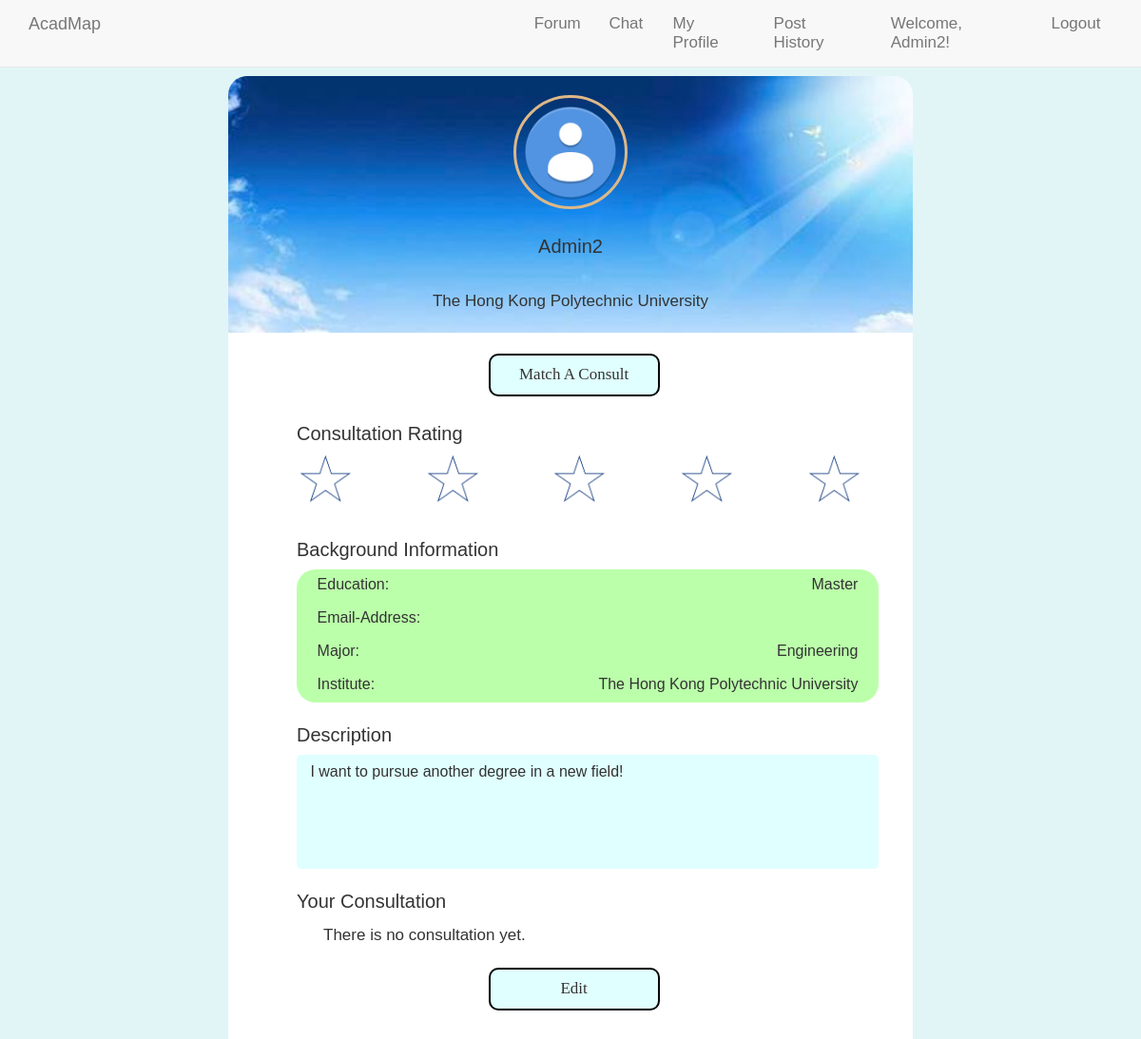
The app's page /forum_related/myprofile.php (signed in) with its own data.
### tables this page shows
CREATE TABLE `user_profile` (
  `user_id` int(8) UNSIGNED NOT NULL,
  `username` varchar(16) NOT NULL,
  `personal_picture` varchar(200) DEFAULT NULL,
  `education_level` varchar(64) NOT NULL,
  `personal_description` text NOT NULL,
  `major` varchar(120) NOT NULL,
  `user_level` varchar(15) NOT NULL DEFAULT 'member',
  `institute` varchar(40) DEFAULT NULL,
  `consult_rating` double NOT NULL DEFAULT 0,
  `cvv` int(3) DEFAULT NULL,
  `expire_yr` int(4) DEFAULT NULL,
  `expire_mth` int(2) DEFAULT NULL,
  `cardnumber` varchar(17) DEFAULT NULL,
  `cardname` varchar(20) DEFAULT NULL
);

### forum_related/myprofile.php (the view, shortened to what this page needs)
<!DOCTYPE html>
<html>
<head>
  <link rel="stylesheet" href="../css/bootstrap.min.css">
  <link rel="stylesheet" href="../css/main.css">
    <link rel="stylesheet" href="../css/post.css">
  <link rel="stylesheet" href="../css/profile.css">
	</head>
	<body>
		<div style="background-color: #e1f5f7">
		<div class="space1"></div>
		<?php
			include("../navbar.php");
			$uid = $_SESSION['user_id'];
			$servername = "localhost";
			$username = "root";
			$password = "";
			$conn = new mysqli($servername, $username, $password, 'AcadMap');
			$commentsql = "SELECT * FROM user_profile WHERE user_id=$uid";
			$commentResult = mysqli_query($conn,$commentsql);
			$Commentinfo = mysqli_fetch_array($commentResult);
			echo "<div class='top1'><div class='circle1'></div>
				<div class='username1'>".$Commentinfo['username']."</div>
				<div class='institute1'>".$Commentinfo['institute']."</div>
				</div>";
		?>
		<div class="content1">
			<button class="consult1" type="button" onclick="window.location.href='matching.php'">Match A Consult</button>
			<div class="rank1">
				Consultation Rating
			</div>
			<?php
				$starsql = "SELECT AVG(score) AS maxs FROM consultation_comment WHERE user_id=$uid";
				$starResult = mysqli_query($conn,$starsql);
				$starinfo = mysqli_fetch_array($starResult);
				if($starinfo['maxs']>4){
					echo '<div class="ratings11"></div>
					<div class="ratings11 ratings2"></div>
					<div class="ratings11 ratings3"></div>
					<div class="ratings11 ratings4"></div>
					<div class="ratings11 ratings5"></div>';
				}
				else if($starinfo['maxs']>3){
					echo '<div class="ratings11"></div>
					<div class="ratings11 ratings2"></div>
					<div class="ratings11 ratings3"></div>
					<div class="ratings11 ratings4"></div>
					<div class="rating11 rating5"></div>';
				}
				else if($starinfo['maxs']>2){
					echo '<div class="ratings11"></div>
					<div class="ratings11 ratings2"></div>
					<div class="ratings11 ratings3"></div>
					<div class="rating11 rating4"></div>
					<div class="rating11 rating5"></div>';
				}
				else if($starinfo['maxs']>1){
					echo '<div class="ratings11"></div>
					<div class="ratings11 ratings2"></div>
					<div class="rating11 rating4"></div>
					<div class="rating11 rating4"></div>
					<div class="rating11 rating5"></div>';
				}
				else if($starinfo['maxs']>0){
					echo '<div class="ratings11"></div>
					<div class="rating11 rating4"></div>
					<div class="rating11 rating4"></div>
					<div class="rating11 rating4"></div>
					<div class="rating11 rating5"></div>';
				}
				else{
					echo '<div class="rating11"></div>
					<div class="rating11 rating4"></div>
					<div class="rating11 rating4"></div>
					<div class="rating11 rating4"></div>
					<div class="rating11 rating5"></div>';
				}
			?>
			<div class="bac-info1">
					Background Information
				</div>
				<?php
					$sql = "SELECT * FROM user WHERE user_id=$uid";
					$Result = mysqli_query($conn,$sql);
					$info = mysqli_fetch_array($Result);
					echo '<div class="status1" >
							Education:<div class="education1">'.$Commentinfo['education_level'].'</div>
						</div>
						<div class="email2" >Email-Address:
							<div class="email1">'.$info['email_address'].'</div>
						</div>
						<div class="major2" >Major:
							<div class="major1">'.$Commentinfo['major'].'</div>
						</div>
						<div class="user_status1">Institute:
							<div class="user_status2">'.$Commentinfo['institute'].'</div>
						</div>';
				?>
			<div class="des1">Description</div>
			<div rows="3" cols="10" class="description1">
			<?php
					echo $Commentinfo['personal_description'];
			?>
			</div>
			<div class="con1">
				Your Consultation
			</div>
			<?php
				$sql = "SELECT * FROM consultation_comment WHERE user_id=$uid";
				$Result = mysqli_query($conn,$sql);
				$col = mysqli_num_rows($Result);
				if($col==0){
					echo '<div style="height:10px"></div><div style="margin-left:100px">There is no consultation yet.</div>';
				}
			?>
			<form action='editprofile.php'>
				<button class="consult1" type="button" onclick="window.location.href='editprofile.php'">Edit</button>
			</form>
			<div class="space1"></div>
		</div>
	</body>
</html>

### css/main.css (style rules this page uses)
body { padding-top: 50px; }

### css/post.css (style rules this page uses)
body { margin: 0; font-size: 17px; font-family: Arial, Helvetica, sans-serif; }
.content1 { padding: 0; margin: 2px auto 2px auto; width: 90%; }

### css/profile.css (style rules this page uses)
* { margin:0; padding:0; }
html { background-color: #98f5ff; }
.top1 { width:60%; height:270px; margin:0 auto; padding:20px 0; border-top-left-radius: 20px; border-top-right-radius: 20px; background-image: url(../assets/profile_bac.jpg); background-size: cover; }
.circle1 { width:120px; height:120px; border-radius: 60px; border-style: solid; border-color: burlywood; margin:0 auto; background-image: url(../assets/avatar.png); background-size: cover; }
.username1 { height:50px; margin:25px auto 10px; text-align: center; font-size: 20px; }
.institute1 { width:300px; height:50px; margin:0 auto; text-align: center; }
.content1 { width: 60%; margin:0 auto; background-color: white; }
.consult1 { display:inline-block; width: 25%; height:45px; margin-left:38%; margin-top:3%; font-size:17px; border-radius: 10px; border-style: solid; background-color: #e0ffff; font-family:Cooper Black; }
.rank1 { margin-left:10%; margin-top:25px; font-size: 20px; }
.rating11 { display:inline-block; margin-top:7px; margin-left:10%; width:57px; height:55px; background-size: cover; background-image: url(../assets/blank-star.png); }
.bac-info1 { margin-left:10%; margin-top:25px; font-size: 20px; margin-bottom: 6px; }
.status1,.email2,.major2,.user_status1 { display: inline-block; margin-left:10%; background-color: #bfa; width:85%; height: 35px; border-style: none; border-width: 0.5px; border-color: #0bf; font-size:16px; padding:0 3%; padding-top: 5px; vertical-align: center; }
.education1,.email1,.major1,.user_status2 { float:right; }
.status1 { border-top-left-radius: 20px; border-top-right-radius: 20px; }
.user_status1 { border-bottom-left-radius: 20px; border-bottom-right-radius: 20px; }
.des1 { margin-left:10%; font-size: 20px; margin-top:20px; }
.description1 { width:85%; height:120px; margin-left:10%; margin-top:6px; font-size: 16px; border-color: gray; padding:1% 2%; border-radius: 5px; background-color: #e0ffff; }
.con1 { margin-left:10%; font-size: 20px; margin-top:20px; }
.space1 { height:30px; }

### records on screen
user_profile: username "Admin2", institute "The Hong Kong Polytechnic University", education_level "Master", major "Engineering", personal_description "I want to pursue another degree in a new field!"

### other values on screen
$_SESSION['username'] "Admin2"
